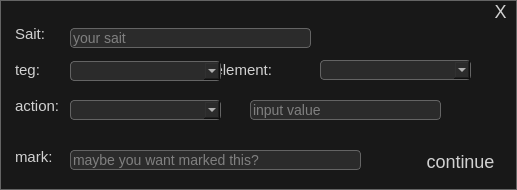
<?xml version="1.0" encoding="UTF-8"?>
<ui version="4.0">
 <class>Dialog</class>
 <widget class="QDialog" name="Dialog">
  <property name="geometry">
   <rect>
    <x>0</x>
    <y>0</y>
    <width>517</width>
    <height>190</height>
   </rect>
  </property>
  <property name="windowTitle">
   <string>Dialog</string>
  </property>
  <property name="styleSheet">
   <string notr="true">background: #181818;
border: 1px solid #646464;</string>
  </property>
  <widget class="QTextBrowser" name="textBrowser_3">
   <property name="geometry">
    <rect>
     <x>10</x>
     <y>20</y>
     <width>431</width>
     <height>161</height>
    </rect>
   </property>
   <property name="styleSheet">
    <string notr="true">font: 8pt &quot;NSimSun&quot;;;
font-weight: 200;
font-size: 13px;
line-height: 10px;
text-decoration-line: underline;
background: rgba(44, 40, 40, 0.0);
color: rgba(255, 255, 255, 0.8);

border: 0.5px solid rgba(167, 167, 167, 0.0);</string>
   </property>
   <property name="verticalScrollBarPolicy">
    <enum>Qt::ScrollBarAlwaysOff</enum>
   </property>
   <property name="horizontalScrollBarPolicy">
    <enum>Qt::ScrollBarAlwaysOff</enum>
   </property>
   <property name="html">
    <string>&lt;!DOCTYPE HTML PUBLIC &quot;-//W3C//DTD HTML 4.0//EN&quot; &quot;http://www.w3.org/TR/REC-html40/strict.dtd&quot;&gt;
&lt;html&gt;&lt;head&gt;&lt;meta name=&quot;qrichtext&quot; content=&quot;1&quot; /&gt;&lt;style type=&quot;text/css&quot;&gt;
p, li { white-space: pre-wrap; }
&lt;/style&gt;&lt;/head&gt;&lt;body style=&quot; font-family:'NSimSun'; font-size:13px; font-weight:200; font-style:normal;&quot;&gt;
&lt;p style=&quot; margin-top:0px; margin-bottom:0px; margin-left:0px; margin-right:0px; -qt-block-indent:0; text-indent:0px;&quot;&gt;&lt;span style=&quot; font-family:'Roboto Mono'; font-size:11pt; font-weight:296;&quot;&gt;Sait: &lt;/span&gt;&lt;/p&gt;
&lt;p style=&quot;-qt-paragraph-type:empty; margin-top:0px; margin-bottom:0px; margin-left:0px; margin-right:0px; -qt-block-indent:0; text-indent:0px; font-family:'Roboto Mono'; font-size:11pt; font-weight:296;&quot;&gt;&lt;br /&gt;&lt;/p&gt;
&lt;p style=&quot; margin-top:0px; margin-bottom:0px; margin-left:0px; margin-right:0px; -qt-block-indent:0; text-indent:0px;&quot;&gt;&lt;span style=&quot; font-family:'Roboto Mono'; font-size:11pt; font-weight:296;&quot;&gt;teg:                                          element:&lt;/span&gt;&lt;/p&gt;
&lt;p style=&quot;-qt-paragraph-type:empty; margin-top:0px; margin-bottom:0px; margin-left:0px; margin-right:0px; -qt-block-indent:0; text-indent:0px; font-family:'Roboto Mono'; font-size:11pt; font-weight:296;&quot;&gt;&lt;br /&gt;&lt;/p&gt;
&lt;p style=&quot; margin-top:0px; margin-bottom:0px; margin-left:0px; margin-right:0px; -qt-block-indent:0; text-indent:0px;&quot;&gt;&lt;span style=&quot; font-family:'Roboto Mono'; font-size:11pt; font-weight:296;&quot;&gt;action:&lt;/span&gt;&lt;/p&gt;
&lt;p style=&quot;-qt-paragraph-type:empty; margin-top:0px; margin-bottom:0px; margin-left:0px; margin-right:0px; -qt-block-indent:0; text-indent:0px; font-family:'Roboto Mono'; font-size:11pt; font-weight:296;&quot;&gt;&lt;br /&gt;&lt;/p&gt;
&lt;p style=&quot;-qt-paragraph-type:empty; margin-top:0px; margin-bottom:0px; margin-left:0px; margin-right:0px; -qt-block-indent:0; text-indent:0px; font-family:'Roboto Mono'; font-weight:296;&quot;&gt;&lt;br /&gt;&lt;/p&gt;
&lt;p style=&quot; margin-top:0px; margin-bottom:0px; margin-left:0px; margin-right:0px; -qt-block-indent:0; text-indent:0px;&quot;&gt;&lt;span style=&quot; font-family:'Roboto Mono'; font-size:11pt; font-weight:296;&quot;&gt;mark:&lt;/span&gt;&lt;/p&gt;&lt;/body&gt;&lt;/html&gt;</string>
   </property>
  </widget>
  <widget class="QComboBox" name="sorted_by_time">
   <property name="geometry">
    <rect>
     <x>70</x>
     <y>61</y>
     <width>151</width>
     <height>20</height>
    </rect>
   </property>
   <property name="styleSheet">
    <string notr="true">background: #2B2B2B;
border-radius: 4px;
font-family: 'Roboto Mono';
font-style: normal;
font-weight: 400;
font-size: 14px;
line-height: 18px;

color: rgba(255, 255, 255, 0.8);
</string>
   </property>
   <property name="duplicatesEnabled">
    <bool>false</bool>
   </property>
   <property name="frame">
    <bool>true</bool>
   </property>
  </widget>
  <widget class="QComboBox" name="sorted_by_time_2">
   <property name="geometry">
    <rect>
     <x>70</x>
     <y>100</y>
     <width>151</width>
     <height>20</height>
    </rect>
   </property>
   <property name="styleSheet">
    <string notr="true">background: #2B2B2B;
border-radius: 4px;
font-family: 'Roboto Mono';
font-style: normal;
font-weight: 400;
font-size: 14px;
line-height: 18px;

color: rgba(255, 255, 255, 0.8);
</string>
   </property>
   <property name="duplicatesEnabled">
    <bool>false</bool>
   </property>
   <property name="frame">
    <bool>true</bool>
   </property>
  </widget>
  <widget class="QLineEdit" name="find_line">
   <property name="geometry">
    <rect>
     <x>70</x>
     <y>28</y>
     <width>241</width>
     <height>20</height>
    </rect>
   </property>
   <property name="styleSheet">
    <string notr="true">background: #2B2B2B;
border-radius: 4px;
font-family: 'Roboto Mono';
font-style: normal;
font-weight: 400;
font-size: 14px;
line-height: 18px;

color: rgba(255, 255, 255, 0.8);
</string>
   </property>
   <property name="inputMask">
    <string/>
   </property>
   <property name="text">
    <string/>
   </property>
   <property name="placeholderText">
    <string notr="true">your sait</string>
   </property>
  </widget>
  <widget class="QLineEdit" name="find_line_2">
   <property name="geometry">
    <rect>
     <x>70</x>
     <y>150</y>
     <width>291</width>
     <height>20</height>
    </rect>
   </property>
   <property name="styleSheet">
    <string notr="true">background: #2B2B2B;
border-radius: 4px;
font-family: 'Roboto Mono';
font-style: normal;
font-weight: 400;
font-size: 14px;
line-height: 18px;

color: rgba(255, 255, 255, 0.8);
</string>
   </property>
   <property name="inputMask">
    <string/>
   </property>
   <property name="text">
    <string/>
   </property>
   <property name="placeholderText">
    <string notr="true">maybe you want marked this?</string>
   </property>
  </widget>
  <widget class="QComboBox" name="sorted_by_time_3">
   <property name="geometry">
    <rect>
     <x>320</x>
     <y>60</y>
     <width>151</width>
     <height>20</height>
    </rect>
   </property>
   <property name="styleSheet">
    <string notr="true">background: #2B2B2B;
border-radius: 4px;
font-family: 'Roboto Mono';
font-style: normal;
font-weight: 400;
font-size: 14px;
line-height: 18px;

color: rgba(255, 255, 255, 0.8);
</string>
   </property>
   <property name="duplicatesEnabled">
    <bool>false</bool>
   </property>
   <property name="frame">
    <bool>true</bool>
   </property>
  </widget>
  <widget class="QPushButton" name="button_back">
   <property name="geometry">
    <rect>
     <x>420</x>
     <y>150</y>
     <width>81</width>
     <height>23</height>
    </rect>
   </property>
   <property name="styleSheet">
    <string notr="true">QPushButton {
font-family: 'Roboto Mono';
font-style: normal;
font-weight: 400;
font-size: 18px;
line-height: 18px;
border: 0px solid #646464;
color: rgba(255, 255, 255, 0.8);background: rgba(23, 23, 23, 0.0);}
QPushButton:hover{
color: rgba(255, 255, 255, 1.0)
}</string>
   </property>
   <property name="text">
    <string>continue</string>
   </property>
  </widget>
  <widget class="QPushButton" name="button_back_2">
   <property name="geometry">
    <rect>
     <x>490</x>
     <y>0</y>
     <width>21</width>
     <height>23</height>
    </rect>
   </property>
   <property name="styleSheet">
    <string notr="true">QPushButton {
font-family: 'Roboto Mono';
font-style: normal;
font-weight: 400;
font-size: 18px;
line-height: 18px;
border: 0px solid #646464;
color: rgba(255, 255, 255, 0.8);background: rgba(23, 23, 23, 0.0);}
QPushButton:hover{
color: rgba(255, 255, 255, 1.0)
}</string>
   </property>
   <property name="text">
    <string>X</string>
   </property>
  </widget>
  <widget class="QLineEdit" name="find_line_3">
   <property name="geometry">
    <rect>
     <x>250</x>
     <y>100</y>
     <width>191</width>
     <height>20</height>
    </rect>
   </property>
   <property name="styleSheet">
    <string notr="true">background: #2B2B2B;
border-radius: 4px;
font-family: 'Roboto Mono';
font-style: normal;
font-weight: 400;
font-size: 14px;
line-height: 18px;

color: rgba(255, 255, 255, 0.8);
</string>
   </property>
   <property name="inputMask">
    <string/>
   </property>
   <property name="text">
    <string/>
   </property>
   <property name="placeholderText">
    <string notr="true">input value</string>
   </property>
  </widget>
 </widget>
 <resources/>
 <connections/>
</ui>
